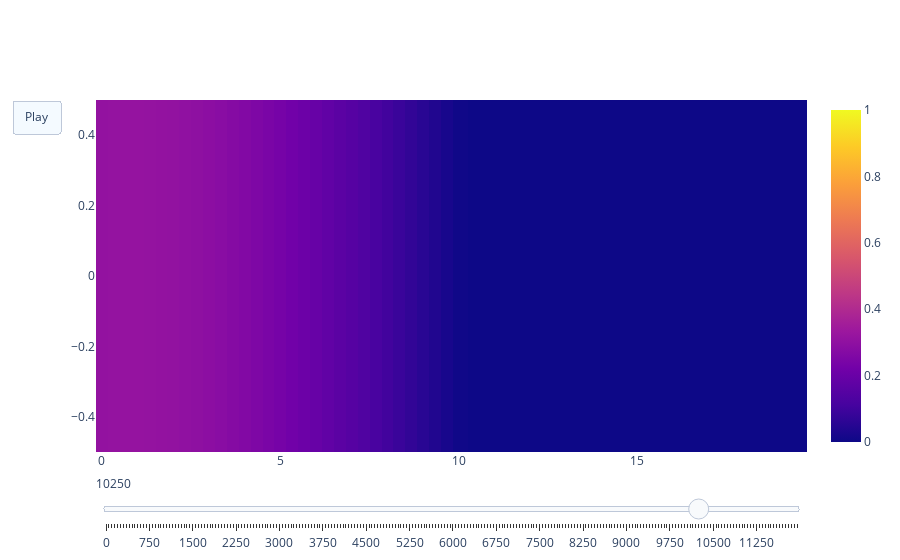

Here is the notebook cell this chart was saved with:
### Code cell
total_transport = param_space[:,:,i,j,k]
dx_mucus = MucusArray[j]/n_mucus_slices
n_cell_slices = 20
dx_cell = 10/n_cell_slices

import plotly.io as pio
pio.renderers.default = 'plotly_mimetype'  # or 'notebook_connected'
import plotly.graph_objs as go
import numpy as np

data = total_transport
n_time_slices, n_spatial_points = data.shape

# Scale factor for x-axis
scale_um_per_point = dx_mucus  # e.g., 5 µm per spatial point
x_coords = np.concatenate((np.arange(n_mucus_slices) * dx_mucus, n_mucus_slices* dx_mucus+np.arange(n_cell_slices) * dx_cell))  # now in hr
# np.arange(n_spatial_points) * scale_um_per_point  # now in µm

# Downsample to avoid huge file
indices = np.arange(0, n_time_slices, 50)  # e.g., every 50 frames
frames = [
    go.Frame(data=[go.Heatmap(z=[data[i]], x=x_coords, zmin=0, zmax=1)], name=str(i))
    for i in indices
]

fig = go.Figure(
    data=[go.Heatmap(z=[data[0]], x= x_coords, zmin=0, zmax=1)],
    frames=frames,
    layout=go.Layout(
        updatemenus=[{
            "type": "buttons",
            "buttons": [{"label": "Play", "method": "animate", "args": [None]}]
        }],
        sliders=[{
            "steps": [{"args": [[str(i)], {"frame": {"duration": 0, "redraw": True}}],
                       "label": str(i), "method": "animate"} for i in indices],
            "active": 0
        }]
    )
)
fig.show()

### Figure 1 — Plotly figure (JSON) as saved in the notebook; plotly's stock layout.template omitted (floating-point values rounded to 4 significant figures)
{"data": [{"type": "heatmap", "x": [0.0, 0.3333, 0.6667, 1.0, 1.333, 1.667, 2.0, 2.333, 2.667, 3.0, 3.333, 3.667, 4.0, 4.333, 4.667, 5.0, 5.333, 5.667, 6.0, 6.333, 6.667, 7.0, 7.333, 7.667, 8.0, 8.333, 8.667, 9.0, 9.333, 9.667, 10.0, 10.5, 11.0, 11.5, 12.0, 12.5, 13.0, 13.5, 14.0, 14.5, 15.0, 15.5, 16.0, 16.5, 17.0, 17.5, 18.0, 18.5, 19.0, 19.5], "z": [[0.3102, 0.3128, 0.314, 0.314, 0.3127, 0.3103, 0.3067, 0.3021, 0.2964, 0.2897, 0.2821, 0.2736, 0.2643, 0.2541, 0.2433, 0.2317, 0.2195, 0.2067, 0.1933, 0.1794, 0.1651, 0.1503, 0.1352, 0.1197, 0.1039, 0.08788, 0.07165, 0.05525, 0.03873, 0.02214, 0.005498, 0.0008941, 0.0001259, 1.477e-05, 1.425e-06, 1.146e-07, 7.861e-09, 4.689e-10, 2.474e-11, 1.17e-12, 5.016e-14, 1.967e-15, 7.113e-17, 2.385e-18, 7.462e-20, 2.187e-21, 6.034e-23, 1.572e-24, 3.877e-26, 0]], "zmax": 1, "zmin": 0}], "layout": {"autosize": true, "sliders": [{"active": 205, "steps": [{"args": [["0"], {"frame": {"duration": 0, "redraw": true}}], "label": "0", "method": "animate"}, {"args": [["50"], {"frame": {"duration": 0, "redraw": true}}], "label": "50", "method": "animate"}, {"args": [["100"], {"frame": {"duration": 0, "redraw": true}}], "label": "100", "method": "animate"}, {"args": [["150"], {"frame": {"duration": 0, "redraw": true}}], "label": "150", "method": "animate"}, {"args": [["200"], {"frame": {"duration": 0, "redraw": true}}], "label": "200", "method": "animate"}, {"args": [["250"], {"frame": {"duration": 0, "redraw": true}}], "label": "250", "method": "animate"}, {"args": [["300"], {"frame": {"duration": 0, "redraw": true}}], "label": "300", "method": "animate"}, {"args": [["350"], {"frame": {"duration": 0, "redraw": true}}], "label": "350", "method": "animate"}, {"args": [["400"], {"frame": {"duration": 0, "redraw": true}}], "label": "400", "method": "animate"}, {"args": [["450"], {"frame": {"duration": 0, "redraw": true}}], "label": "450", "method": "animate"}, {"args": [["500"], {"frame": {"duration": 0, "redraw": true}}], "label": "500", "method": "animate"}, {"args": [["550"], {"frame": {"duration": 0, "redraw": true}}], "label": "550", "method": "animate"}, {"args": [["600"], {"frame": {"duration": 0, "redraw": true}}], "label": "600", "method": "animate"}, {"args": [["650"], {"frame": {"duration": 0, "redraw": true}}], "label": "650", "method": "animate"}, {"args": [["700"], {"frame": {"duration": 0, "redraw": true}}], "label": "700", "method": "animate"}, {"args": [["750"], {"frame": {"duration": 0, "redraw": true}}], "label": "750", "method": "animate"}, {"args": [["800"], {"frame": {"duration": 0, "redraw": true}}], "label": "800", "method": "animate"}, {"args": [["850"], {"frame": {"duration": 0, "redraw": true}}], "label": "850", "method": "animate"}, {"args": [["900"], {"frame": {"duration": 0, "redraw": true}}], "label": "900", "method": "animate"}, {"args": [["950"], {"frame": {"duration": 0, "redraw": true}}], "label": "950", "method": "animate"}, {"args": [["1000"], {"frame": {"duration": 0, "redraw": true}}], "label": "1000", "method": "animate"}, {"args": [["1050"], {"frame": {"duration": 0, "redraw": true}}], "label": "1050", "method": "animate"}, {"args": [["1100"], {"frame": {"duration": 0, "redraw": true}}], "label": "1100", "method": "animate"}, {"args": [["1150"], {"frame": {"duration": 0, "redraw": true}}], "label": "1150", "method": "animate"}, {"args": [["1200"], {"frame": {"duration": 0, "redraw": true}}], "label": "1200", "method": "animate"}, {"args": [["1250"], {"frame": {"duration": 0, "redraw": true}}], "label": "1250", "method": "animate"}, {"args": [["1300"], {"frame": {"duration": 0, "redraw": true}}], "label": "1300", "method": "animate"}, {"args": [["1350"], {"frame": {"duration": 0, "redraw": true}}], "label": "1350", "method": "animate"}, {"args": [["1400"], {"frame": {"duration": 0, "redraw": true}}], "label": "1400", "method": "animate"}, {"args": [["1450"], {"frame": {"duration": 0, "redraw": true}}], "label": "1450", "method": "animate"}, {"args": [["1500"], {"frame": {"duration": 0, "redraw": true}}], "label": "1500", "method": "animate"}, {"args": [["1550"], {"frame": {"duration": 0, "redraw": true}}], "label": "1550", "method": "animate"}, {"args": [["1600"], {"frame": {"duration": 0, "redraw": true}}], "label": "1600", "method": "animate"}, {"args": [["1650"], {"frame": {"duration": 0, "redraw": true}}], "label": "1650", "method": "animate"}, {"args": [["1700"], {"frame": {"duration": 0, "redraw": true}}], "label": "1700", "method": "animate"}, {"args": [["1750"], {"frame": {"duration": 0, "redraw": true}}], "label": "1750", "method": "animate"}, {"args": [["1800"], {"frame": {"duration": 0, "redraw": true}}], "label": "1800", "method": "animate"}, {"args": [["1850"], {"frame": {"duration": 0, "redraw": true}}], "label": "1850", "method": "animate"}, {"args": [["1900"], {"frame": {"duration": 0, "redraw": true}}], "label": "1900", "method": "animate"}, {"args": [["1950"], {"frame": {"duration": 0, "redraw": true}}], "label": "1950", "method": "animate"}, {"args": [["2000"], {"frame": {"duration": 0, "redraw": true}}], "label": "2000", "method": "animate"}, {"args": [["2050"], {"frame": {"duration": 0, "redraw": true}}], "label": "2050", "method": "animate"}, {"args": [["2100"], {"frame": {"duration": 0, "redraw": true}}], "label": "2100", "method": "animate"}, {"args": [["2150"], {"frame": {"duration": 0, "redraw": true}}], "label": "2150", "method": "animate"}, {"args": [["2200"], {"frame": {"duration": 0, "redraw": true}}], "label": "2200", "method": "animate"}, {"args": [["2250"], {"frame": {"duration": 0, "redraw": true}}], "label": "2250", "method": "animate"}, {"args": [["2300"], {"frame": {"duration": 0, "redraw": true}}], "label": "2300", "method": "animate"}, {"args": [["2350"], {"frame": {"duration": 0, "redraw": true}}], "label": "2350", "method": "animate"}, {"args": [["2400"], {"frame": {"duration": 0, "redraw": true}}], "label": "2400", "method": "animate"}, {"args": [["2450"], {"frame": {"duration": 0, "redraw": true}}], "label": "2450", "method": "animate"}, {"args": [["2500"], {"frame": {"duration": 0, "redraw": true}}], "label": "2500", "method": "animate"}, {"args": [["2550"], {"frame": {"duration": 0, "redraw": true}}], "label": "2550", "method": "animate"}, {"args": [["2600"], {"frame": {"duration": 0, "redraw": true}}], "label": "2600", "method": "animate"}, {"args": [["2650"], {"frame": {"duration": 0, "redraw": true}}], "label": "2650", "method": "animate"}, {"args": [["2700"], {"frame": {"duration": 0, "redraw": true}}], "label": "2700", "method": "animate"}, {"args": [["2750"], {"frame": {"duration": 0, "redraw": true}}], "label": "2750", "method": "animate"}, {"args": [["2800"], {"frame": {"duration": 0, "redraw": true}}], "label": "2800", "method": "animate"}, {"args": [["2850"], {"frame": {"duration": 0, "redraw": true}}], "label": "2850", "method": "animate"}, {"args": [["2900"], {"frame": {"duration": 0, "redraw": true}}], "label": "2900", "method": "animate"}, {"args": [["2950"], {"frame": {"duration": 0, "redraw": true}}], "label": "2950", "method": "animate"}, {"args": [["3000"], {"frame": {"duration": 0, "redraw": true}}], "label": "3000", "method": "animate"}, {"args": [["3050"], {"frame": {"duration": 0, "redraw": true}}], "label": "3050", "method": "animate"}, {"args": [["3100"], {"frame": {"duration": 0, "redraw": true}}], "label": "3100", "method": "animate"}, {"args": [["3150"], {"frame": {"duration": 0, "redraw": true}}], "label": "3150", "method": "animate"}, {"args": [["3200"], {"frame": {"duration": 0, "redraw": true}}], "label": "3200", "method": "animate"}, {"args": [["3250"], {"frame": {"duration": 0, "redraw": true}}], "label": "3250", "method": "animate"}, {"args": [["3300"], {"frame": {"duration": 0, "redraw": true}}], "label": "3300", "method": "animate"}, {"args": [["3350"], {"frame": {"duration": 0, "redraw": true}}], "label": "3350", "method": "animate"}, {"args": [["3400"], {"frame": {"duration": 0, "redraw": true}}], "label": "3400", "method": "animate"}, {"args": [["3450"], {"frame": {"duration": 0, "redraw": true}}], "label": "3450", "method": "animate"}, {"args": [["3500"], {"frame": {"duration": 0, "redraw": true}}], "label": "3500", "method": "animate"}, {"args": [["3550"], {"frame": {"duration": 0, "redraw": true}}], "label": "3550", "method": "animate"}, {"args": [["3600"], {"frame": {"duration": 0, "redraw": true}}], "label": "3600", "method": "animate"}, {"args": [["3650"], {"frame": {"duration": 0, "redraw": true}}], "label": "3650", "method": "animate"}, {"args": [["3700"], {"frame": {"duration": 0, "redraw": true}}], "label": "3700", "method": "animate"}, {"args": [["3750"], {"frame": {"duration": 0, "redraw": true}}], "label": "3750", "method": "animate"}, {"args": [["3800"], {"frame": {"duration": 0, "redraw": true}}], "label": "3800", "method": "animate"}, {"args": [["3850"], {"frame": {"duration": 0, "redraw": true}}], "label": "3850", "method": "animate"}, {"args": [["3900"], {"frame": {"duration": 0, "redraw": true}}], "label": "3900", "method": "animate"}, {"args": [["3950"], {"frame": {"duration": 0, "redraw": true}}], "label": "3950", "method": "animate"}, {"args": [["4000"], {"frame": {"duration": 0, "redraw": true}}], "label": "4000", "method": "animate"}, {"args": [["4050"], {"frame": {"duration": 0, "redraw": true}}], "label": "4050", "method": "animate"}, {"args": [["4100"], {"frame": {"duration": 0, "redraw": true}}], "label": "4100", "method": "animate"}, {"args": [["4150"], {"frame": {"duration": 0, "redraw": true}}], "label": "4150", "method": "animate"}, {"args": [["4200"], {"frame": {"duration": 0, "redraw": true}}], "label": "4200", "method": "animate"}, {"args": [["4250"], {"frame": {"duration": 0, "redraw": true}}], "label": "4250", "method": "animate"}, {"args": [["4300"], {"frame": {"duration": 0, "redraw": true}}], "label": "4300", "method": "animate"}, {"args": [["4350"], {"frame": {"duration": 0, "redraw": true}}], "label": "4350", "method": "animate"}, {"args": [["4400"], {"frame": {"duration": 0, "redraw": true}}], "label": "4400", "method": "animate"}, {"args": [["4450"], {"frame": {"duration": 0, "redraw": true}}], "label": "4450", "method": "animate"}, {"args": [["4500"], {"frame": {"duration": 0, "redraw": true}}], "label": "4500", "method": "animate"}, {"args": [["4550"], {"frame": {"duration": 0, "redraw": true}}], "label": "4550", "method": "animate"}, {"args": [["4600"], {"frame": {"duration": 0, "redraw": true}}], "label": "4600", "method": "animate"}, {"args": [["4650"], {"frame": {"duration": 0, "redraw": true}}], "label": "4650", "method": "animate"}, {"args": [["4700"], {"frame": {"duration": 0, "redraw": true}}], "label": "4700", "method": "animate"}, {"args": [["4750"], {"frame": {"duration": 0, "redraw": true}}], "label": "4750", "method": "animate"}, {"args": [["4800"], {"frame": {"duration": 0, "redraw": true}}], "label": "4800", "method": "animate"}, {"args": [["4850"], {"frame": {"duration": 0, "redraw": true}}], "label": "4850", "method": "animate"}, {"args": [["4900"], {"frame": {"duration": 0, "redraw": true}}], "label": "4900", "method": "animate"}, {"args": [["4950"], {"frame": {"duration": 0, "redraw": true}}], "label": "4950", "method": "animate"}, {"args": [["5000"], {"frame": {"duration": 0, "redraw": true}}], "label": "5000", "method": "animate"}, {"args": [["5050"], {"frame": {"duration": 0, "redraw": true}}], "label": "5050", "method": "animate"}, {"args": [["5100"], {"frame": {"duration": 0, "redraw": true}}], "label": "5100", "method": "animate"}, {"args": [["5150"], {"frame": {"duration": 0, "redraw": true}}], "label": "5150", "method": "animate"}, {"args": [["5200"], {"frame": {"duration": 0, "redraw": true}}], "label": "5200", "method": "animate"}, {"args": [["5250"], {"frame": {"duration": 0, "redraw": true}}], "label": "5250", "method": "animate"}, {"args": [["5300"], {"frame": {"duration": 0, "redraw": true}}], "label": "5300", "method": "animate"}, {"args": [["5350"], {"frame": {"duration": 0, "redraw": true}}], "label": "5350", "method": "animate"}, {"args": [["5400"], {"frame": {"duration": 0, "redraw": true}}], "label": "5400", "method": "animate"}, {"args": [["5450"], {"frame": {"duration": 0, "redraw": true}}], "label": "5450", "method": "animate"}, {"args": [["5500"], {"frame": {"duration": 0, "redraw": true}}], "label": "5500", "method": "animate"}, {"args": [["5550"], {"frame": {"duration": 0, "redraw": true}}], "label": "5550", "method": "animate"}, {"args": [["5600"], {"frame": {"duration": 0, "redraw": true}}], "label": "5600", "method": "animate"}, {"args": [["5650"], {"frame": {"duration": 0, "redraw": true}}], "label": "5650", "method": "animate"}, {"args": [["5700"], {"frame": {"duration": 0, "redraw": true}}], "label": "5700", "method": "animate"}, {"args": [["5750"], {"frame": {"duration": 0, "redraw": true}}], "label": "5750", "method": "animate"}, {"args": [["5800"], {"frame": {"duration": 0, "redraw": true}}], "label": "5800", "method": "animate"}, {"args": [["5850"], {"frame": {"duration": 0, "redraw": true}}], "label": "5850", "method": "animate"}, {"args": [["5900"], {"frame": {"duration": 0, "redraw": true}}], "label": "5900", "method": "animate"}, {"args": [["5950"], {"frame": {"duration": 0, "redraw": true}}], "label": "5950", "method": "animate"}, {"args": [["6000"], {"frame": {"duration": 0, "redraw": true}}], "label": "6000", "method": "animate"}, {"args": [["6050"], {"frame": {"duration": 0, "redraw": true}}], "label": "6050", "method": "animate"}, {"args": [["6100"], {"frame": {"duration": 0, "redraw": true}}], "label": "6100", "method": "animate"}, {"args": [["6150"], {"frame": {"duration": 0, "redraw": true}}], "label": "6150", "method": "animate"}, {"args": [["6200"], {"frame": {"duration": 0, "redraw": true}}], "label": "6200", "method": "animate"}, {"args": [["6250"], {"frame": {"duration": 0, "redraw": true}}], "label": "6250", "method": "animate"}, {"args": [["6300"], {"frame": {"duration": 0, "redraw": true}}], "label": "6300", "method": "animate"}, {"args": [["6350"], {"frame": {"duration": 0, "redraw": true}}], "label": "6350", "method": "animate"}, {"args": [["6400"], {"frame": {"duration": 0, "redraw": true}}], "label": "6400", "method": "animate"}, {"args": [["6450"], {"frame": {"duration": 0, "redraw": true}}], "label": "6450", "method": "animate"}, {"args": [["6500"], {"frame": {"duration": 0, "redraw": true}}], "label": "6500", "method": "animate"}, {"args": [["6550"], {"frame": {"duration": 0, "redraw": true}}], "label": "6550", "method": "animate"}, {"args": [["6600"], {"frame": {"duration": 0, "redraw": true}}], "label": "6600", "method": "animate"}, {"args": [["6650"], {"frame": {"duration": 0, "redraw": true}}], "label": "6650", "method": "animate"}, {"args": [["6700"], {"frame": {"duration": 0, "redraw": true}}], "label": "6700", "method": "animate"}, {"args": [["6750"], {"frame": {"duration": 0, "redraw": true}}], "label": "6750", "method": "animate"}, {"args": [["6800"], {"frame": {"duration": 0, "redraw": true}}], "label": "6800", "method": "animate"}, {"args": [["6850"], {"frame": {"duration": 0, "redraw": true}}], "label": "6850", "method": "animate"}, {"args": [["6900"], {"frame": {"duration": 0, "redraw": true}}], "label": "6900", "method": "animate"}, {"args": [["6950"], {"frame": {"duration": 0, "redraw": true}}], "label": "6950", "method": "animate"}, {"args": [["7000"], {"frame": {"duration": 0, "redraw": true}}], "label": "7000", "method": "animate"}, {"args": [["7050"], {"frame": {"duration": 0, "redraw": true}}], "label": "7050", "method": "animate"}, {"args": [["7100"], {"frame": {"duration": 0, "redraw": true}}], "label": "7100", "method": "animate"}, {"args": [["7150"], {"frame": {"duration": 0, "redraw": true}}], "label": "7150", "method": "animate"}, {"args": [["7200"], {"frame": {"duration": 0, "redraw": true}}], "label": "7200", "method": "animate"}, {"args": [["7250"], {"frame": {"duration": 0, "redraw": true}}], "label": "7250", "method": "animate"}, {"args": [["7300"], {"frame": {"duration": 0, "redraw": true}}], "label": "7300", "method": "animate"}, {"args": [["7350"], {"frame": {"duration": 0, "redraw": true}}], "label": "7350", "method": "animate"}, {"args": [["7400"], {"frame": {"duration": 0, "redraw": true}}], "label": "7400", "method": "animate"}, {"args": [["7450"], {"frame": {"duration": 0, "redraw": true}}], "label": "7450", "method": "animate"}, {"args": [["7500"], {"frame": {"duration": 0, "redraw": true}}], "label": "7500", "method": "animate"}, {"args": [["7550"], {"frame": {"duration": 0, "redraw": true}}], "label": "7550", "method": "animate"}, {"args": [["7600"], {"frame": {"duration": 0, "redraw": true}}], "label": "7600", "method": "animate"}, {"args": [["7650"], {"frame": {"duration": 0, "redraw": true}}], "label": "7650", "method": "animate"}, {"args": [["7700"], {"frame": {"duration": 0, "redraw": true}}], "label": "7700", "method": "animate"}, {"args": [["7750"], {"frame": {"duration": 0, "redraw": true}}], "label": "7750", "method": "animate"}, {"args": [["7800"], {"frame": {"duration": 0, "redraw": true}}], "label": "7800", "method": "animate"}, {"args": [["7850"], {"frame": {"duration": 0, "redraw": true}}], "label": "7850", "method": "animate"}, {"args": [["7900"], {"frame": {"duration": 0, "redraw": true}}], "label": "7900", "method": "animate"}, {"args": [["7950"], {"frame": {"duration": 0, "redraw": true}}], "label": "7950", "method": "animate"}, {"args": [["8000"], {"frame": {"duration": 0, "redraw": true}}], "label": "8000", "method": "animate"}, {"args": [["8050"], {"frame": {"duration": 0, "redraw": true}}], "label": "8050", "method": "animate"}, {"args": [["8100"], {"frame": {"duration": 0, "redraw": true}}], "label": "8100", "method": "animate"}, {"args": [["8150"], {"frame": {"duration": 0, "redraw": true}}], "label": "8150", "method": "animate"}, {"args": [["8200"], {"frame": {"duration": 0, "redraw": true}}], "label": "8200", "method": "animate"}, {"args": [["8250"], {"frame": {"duration": 0, "redraw": true}}], "label": "8250", "method": "animate"}, {"args": [["8300"], {"frame": {"duration": 0, "redraw": true}}], "label": "8300", "method": "animate"}, {"args": [["8350"], {"frame": {"duration": 0, "redraw": true}}], "label": "8350", "method": "animate"}, {"args": [["8400"], {"frame": {"duration": 0, "redraw": true}}], "label": "8400", "method": "animate"}, {"args": [["8450"], {"frame": {"duration": 0, "redraw": true}}], "label": "8450", "method": "animate"}, {"args": [["8500"], {"frame": {"duration": 0, "redraw": true}}], "label": "8500", "method": "animate"}, {"args": [["8550"], {"frame": {"duration": 0, "redraw": true}}], "label": "8550", "method": "animate"}, {"args": [["8600"], {"frame": {"duration": 0, "redraw": true}}], "label": "8600", "method": "animate"}, {"args": [["8650"], {"frame": {"duration": 0, "redraw": true}}], "label": "8650", "method": "animate"}, {"args": [["8700"], {"frame": {"duration": 0, "redraw": true}}], "label": "8700", "method": "animate"}, {"args": [["8750"], {"frame": {"duration": 0, "redraw": true}}], "label": "8750", "method": "animate"}, {"args": [["8800"], {"frame": {"duration": 0, "redraw": true}}], "label": "8800", "method": "animate"}, {"args": [["8850"], {"frame": {"duration": 0, "redraw": true}}], "label": "8850", "method": "animate"}, {"args": [["8900"], {"frame": {"duration": 0, "redraw": true}}], "label": "8900", "method": "animate"}, {"args": [["8950"], {"frame": {"duration": 0, "redraw": true}}], "label": "8950", "method": "animate"}, {"args": [["9000"], {"frame": {"duration": 0, "redraw": true}}], "label": "9000", "method": "animate"}, {"args": [["9050"], {"frame": {"duration": 0, "redraw": true}}], "label": "9050", "method": "animate"}, {"args": [["9100"], {"frame": {"duration": 0, "redraw": true}}], "label": "9100", "method": "animate"}, {"args": [["9150"], {"frame": {"duration": 0, "redraw": true}}], "label": "9150", "method": "animate"}, {"args": [["9200"], {"frame": {"duration": 0, "redraw": true}}], "label": "9200", "method": "animate"}, {"args": [["9250"], {"frame": {"duration": 0, "redraw": true}}], "label": "9250", "method": "animate"}, {"args": [["9300"], {"frame": {"duration": 0, "redraw": true}}], "label": "9300", "method": "animate"}, {"args": [["9350"], {"frame": {"duration": 0, "redraw": true}}], "label": "9350", "method": "animate"}, {"args": [["9400"], {"frame": {"duration": 0, "redraw": true}}], "label": "9400", "method": "animate"}, {"args": [["9450"], {"frame": {"duration": 0, "redraw": true}}], "label": "9450", "method": "animate"}, {"args": [["9500"], {"frame": {"duration": 0, "redraw": true}}], "label": "9500", "method": "animate"}, {"args": [["9550"], {"frame": {"duration": 0, "redraw": true}}], "label": "9550", "method": "animate"}, {"args": [["9600"], {"frame": {"duration": 0, "redraw": true}}], "label": "9600", "method": "animate"}, {"args": [["9650"], {"frame": {"duration": 0, "redraw": true}}], "label": "9650", "method": "animate"}, {"args": [["9700"], {"frame": {"duration": 0, "redraw": true}}], "label": "9700", "method": "animate"}, {"args": [["9750"], {"frame": {"duration": 0, "redraw": true}}], "label": "9750", "method": "animate"}, {"args": [["9800"], {"frame": {"duration": 0, "redraw": true}}], "label": "9800", "method": "animate"}, {"args": [["9850"], {"frame": {"duration": 0, "redraw": true}}], "label": "9850", "method": "animate"}, {"args": [["9900"], {"frame": {"duration": 0, "redraw": true}}], "label": "9900", "method": "animate"}, {"args": [["9950"], {"frame": {"duration": 0, "redraw": true}}], "label": "9950", "method": "animate"}, {"args": [["10000"], {"frame": {"duration": 0, "redraw": true}}], "label": "10000", "method": "animate"}, {"args": [["10050"], {"frame": {"duration": 0, "redraw": true}}], "label": "10050", "method": "animate"}, {"args": [["10100"], {"frame": {"duration": 0, "redraw": true}}], "label": "10100", "method": "animate"}, {"args": [["10150"], {"frame": {"duration": 0, "redraw": true}}], "label": "10150", "method": "animate"}, {"args": [["10200"], {"frame": {"duration": 0, "redraw": true}}], "label": "10200", "method": "animate"}, {"args": [["10250"], {"frame": {"duration": 0, "redraw": true}}], "label": "10250", "method": "animate"}, {"args": [["10300"], {"frame": {"duration": 0, "redraw": true}}], "label": "10300", "method": "animate"}, {"args": [["10350"], {"frame": {"duration": 0, "redraw": true}}], "label": "10350", "method": "animate"}, {"args": [["10400"], {"frame": {"duration": 0, "redraw": true}}], "label": "10400", "method": "animate"}, {"args": [["10450"], {"frame": {"duration": 0, "redraw": true}}], "label": "10450", "method": "animate"}, {"args": [["10500"], {"frame": {"duration": 0, "redraw": true}}], "label": "10500", "method": "animate"}, {"args": [["10550"], {"frame": {"duration": 0, "redraw": true}}], "label": "10550", "method": "animate"}, {"args": [["10600"], {"frame": {"duration": 0, "redraw": true}}], "label": "10600", "method": "animate"}, {"args": [["10650"], {"frame": {"duration": 0, "redraw": true}}], "label": "10650", "method": "animate"}, {"args": [["10700"], {"frame": {"duration": 0, "redraw": true}}], "label": "10700", "method": "animate"}, {"args": [["10750"], {"frame": {"duration": 0, "redraw": true}}], "label": "10750", "method": "animate"}, {"args": [["10800"], {"frame": {"duration": 0, "redraw": true}}], "label": "10800", "method": "animate"}, {"args": [["10850"], {"frame": {"duration": 0, "redraw": true}}], "label": "10850", "method": "animate"}, {"args": [["10900"], {"frame": {"duration": 0, "redraw": true}}], "label": "10900", "method": "animate"}, {"args": [["10950"], {"frame": {"duration": 0, "redraw": true}}], "label": "10950", "method": "animate"}, {"args": [["11000"], {"frame": {"duration": 0, "redraw": true}}], "label": "11000", "method": "animate"}, {"args": [["11050"], {"frame": {"duration": 0, "redraw": true}}], "label": "11050", "method": "animate"}, {"args": [["11100"], {"frame": {"duration": 0, "redraw": true}}], "label": "11100", "method": "animate"}, {"args": [["11150"], {"frame": {"duration": 0, "redraw": true}}], "label": "11150", "method": "animate"}, {"args": [["11200"], {"frame": {"duration": 0, "redraw": true}}], "label": "11200", "method": "animate"}, {"args": [["11250"], {"frame": {"duration": 0, "redraw": true}}], "label": "11250", "method": "animate"}, {"args": [["11300"], {"frame": {"duration": 0, "redraw": true}}], "label": "11300", "method": "animate"}, {"args": [["11350"], {"frame": {"duration": 0, "redraw": true}}], "label": "11350", "method": "animate"}, {"args": [["11400"], {"frame": {"duration": 0, "redraw": true}}], "label": "11400", "method": "animate"}, {"args": [["11450"], {"frame": {"duration": 0, "redraw": true}}], "label": "11450", "method": "animate"}, {"args": [["11500"], {"frame": {"duration": 0, "redraw": true}}], "label": "11500", "method": "animate"}, {"args": [["11550"], {"frame": {"duration": 0, "redraw": true}}], "label": "11550", "method": "animate"}, {"args": [["11600"], {"frame": {"duration": 0, "redraw": true}}], "label": "11600", "method": "animate"}, {"args": [["11650"], {"frame": {"duration": 0, "redraw": true}}], "label": "11650", "method": "animate"}, {"args": [["11700"], {"frame": {"duration": 0, "redraw": true}}], "label": "11700", "method": "animate"}, {"args": [["11750"], {"frame": {"duration": 0, "redraw": true}}], "label": "11750", "method": "animate"}, {"args": [["11800"], {"frame": {"duration": 0, "redraw": true}}], "label": "11800", "method": "animate"}, {"args": [["11850"], {"frame": {"duration": 0, "redraw": true}}], "label": "11850", "method": "animate"}, {"args": [["11900"], {"frame": {"duration": 0, "redraw": true}}], "label": "11900", "method": "animate"}, {"args": [["11950"], {"frame": {"duration": 0, "redraw": true}}], "label": "11950", "method": "animate"}]}], "updatemenus": [{"buttons": [{"args": [null], "label": "Play", "method": "animate"}], "type": "buttons"}], "xaxis": {"autorange": true, "range": [-0.1667, 19.75], "type": "linear"}, "yaxis": {"autorange": true, "range": [-0.5, 0.5]}}}
